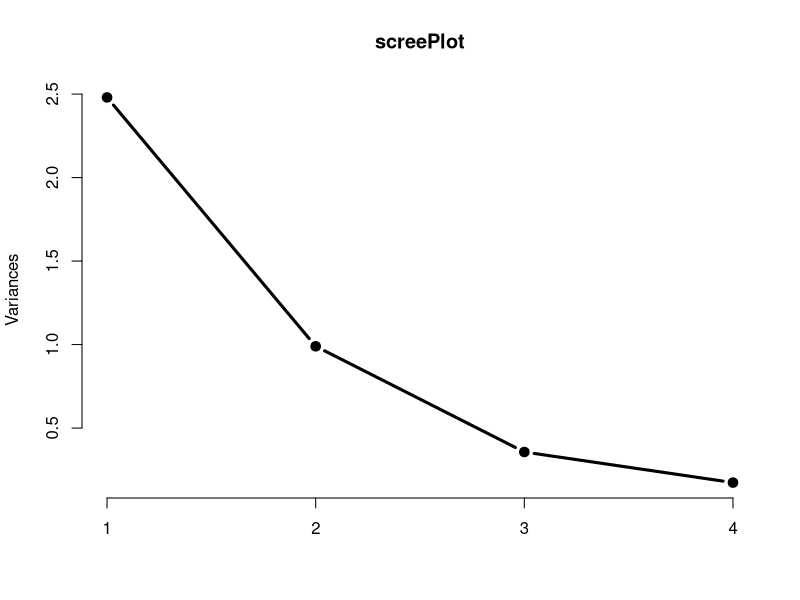
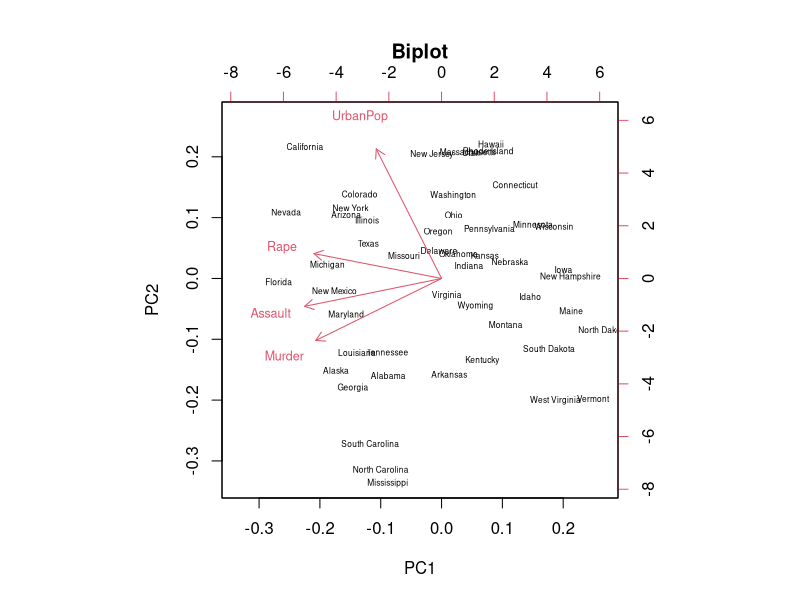
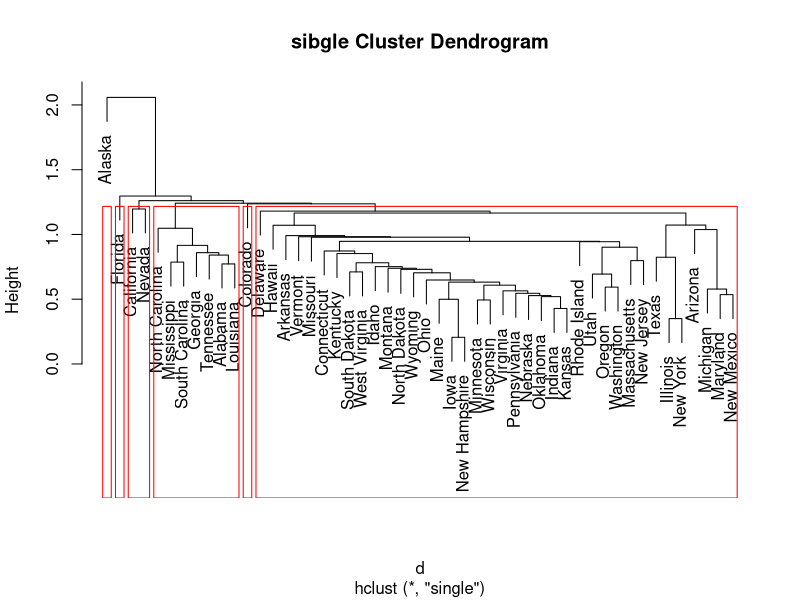
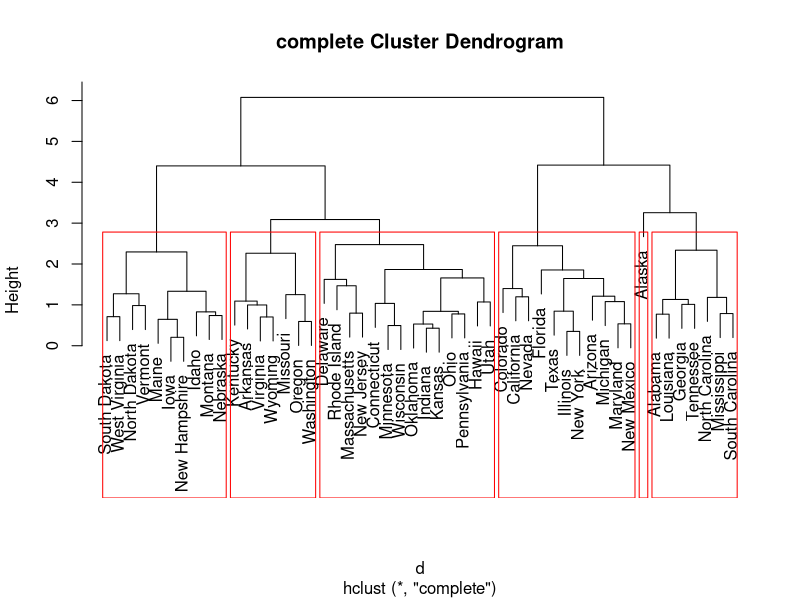
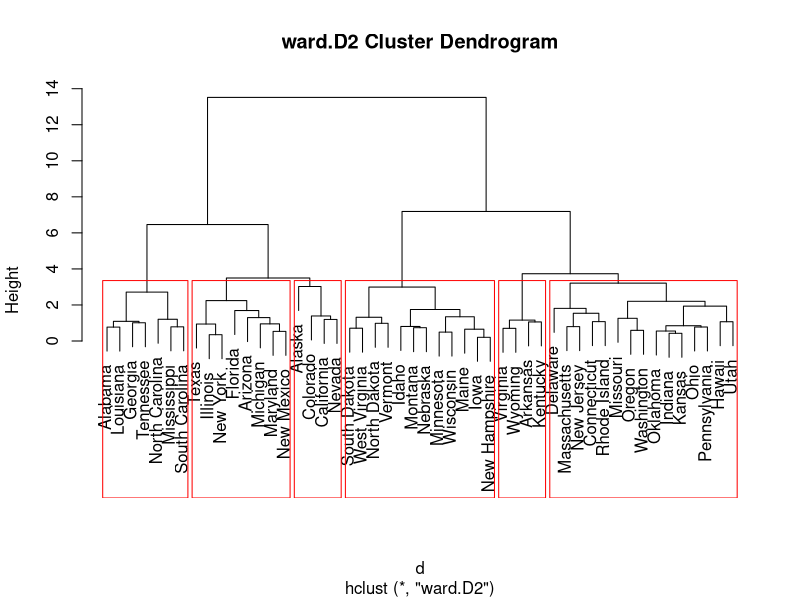
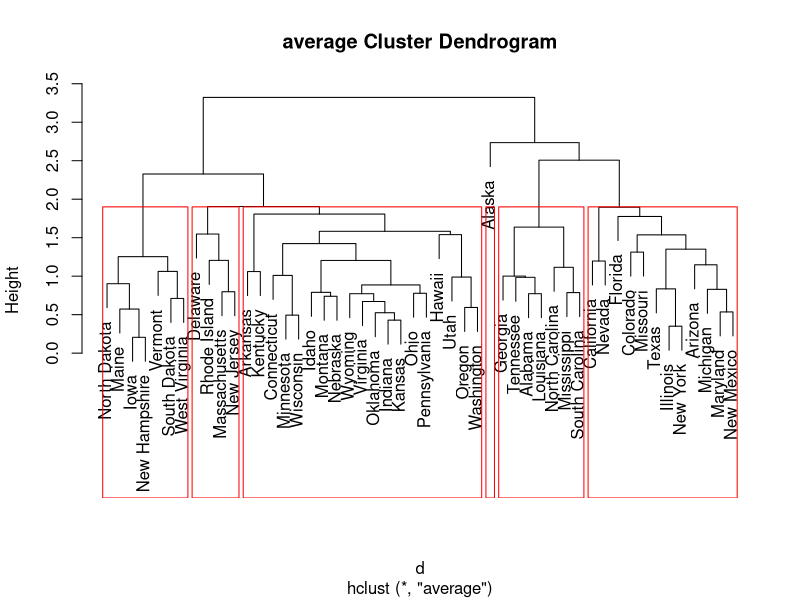

Recreate these plots in R, in order. (Note: this script raises an error after producing the figures.)
data(USArrests)
z<-data.frame(scale(USArrests))
#주성분 분석
p<-prcomp(USArrests, scale. = T)
p
summary(p)
screeplot(p, type = 'l', pch = 19, lwd = 3, col = "black", main = "screePlot")
biplot(p, cex = c(0.5, 0.75),  main = "Biplot")


#군집분석
d<-dist(z, method = 'euclidean')

#최단연결법
f1<-hclust(d, method = 'single')
#코페네틱 계수구하기
install.packages('cluster')
library(cluster)
cop_f1<-cophenetic(f1)
# 코페네틱 계수와 거리와의 상관계수구하기
cor(cop_f1, d)
#결합계수
agnes(z, method = 'single')$ac
#3. 덴드로드그램 그리기
plot(f1, main='sibgle Cluster Dendrogram')
#4.6개의 그룹으로 나누기
group_k6<-(cutree(f1, k=6))
group_k6
rect.hclust(f1, k =6, border='red')




#최장거리 연결법
f2<-hclust(d, method = 'complete')
#코페네틱 계수구하기
install.packages('cluster')
library(cluster)
cop_f2<-cophenetic(f2)
# 코페네틱 계수와 거리와의 상관계수구하기
cor(cop_f2, d)
#결합계수
agnes(z, method = 'complete')$ac
#3. 덴드로드그램 그리기
plot(f2, main='complete Cluster Dendrogram')
#4.6개의 그룹으로 나누기
group_k6<-(cutree(f2, k=6))
group_k6
rect.hclust(f2, k =6, border='red')



#와드법
f3<-hclust(d, method = 'ward.D2')
#코페네틱 계수구하기
install.packages('cluster')
library(cluster)
cop_f3<-cophenetic(f3)
# 코페네틱 계수와 거리와의 상관계수구하기
cor(cop_f3, d)
#결합계수
agnes(z, method = 'ward')$ac
#3. 덴드로드그램 그리기
plot(f3, main='ward.D2 Cluster Dendrogram')
#4.6개의 그룹으로 나누기
group_k6<-(cutree(f3, k=6))
group_k6
rect.hclust(f3, k =6, border='red')




#평균거리
f4<-hclust(d, method = 'average')
#코페네틱 계수구하기
install.packages('cluster')
library(cluster)
cop_f4<-cophenetic(f4)
# 코페네틱 계수와 거리와의 상관계수구하기
cor(cop_f4, d)
#결합계수
agnes(z, method = 'average')$ac
#3. 덴드로드그램 그리기
plot(f4, main='average Cluster Dendrogram')
#4.6개의 그룹으로 나누기
group_k6<-(cutree(f4, k=6))
group_k6
rect.hclust(f4, k =6, border='red')


#중심 연결법
f5<-hclust(d, method ='centroid')
#코페네틱 계수구하기
install.packages('cluster')
library(cluster)
cop_f5<-cophenetic(f5)
# 코페네틱 계수와 거리와의 상관계수구하기
cor(cop_f5, d)
#결합계수
agnes(z, method = 'centroid')$ac


#주성분 분석
data(iris)
z<-iris[1:4]
p<-prcomp(z, scale. = T)
p
summary(p)
screeplot(p, type = 'l', pch = 19, lwd = 3, col = "black", main = "screePlot")
biplot(p, cex = c(0.5, 0.75),  main = "Biplot")


#군집분석
d<-dist(z, method = 'euclidean')

#최단연결법
f1<-hclust(d, method = 'single')
#코페네틱 계수구하기
install.packages('cluster')
library(cluster)
cop_f1<-cophenetic(f1)
# 코페네틱 계수와 거리와의 상관계수구하기
cor(cop_f1, d)
#결합계수
agnes(z, method = 'single')$ac
#3. 덴드로드그램 그리기
plot(f1, main='single Cluster Dendrogram')
#4.6개의 그룹으로 나누기
group_k6<-(cutree(f1, k=6))
group_k6
rect.hclust(f1, k =6, border='red')

#최장거리 연결법
f2<-hclust(d, method = 'complete')
#코페네틱 계수구하기
install.packages('cluster')
library(cluster)
cop_f2<-cophenetic(f2)
# 코페네틱 계수와 거리와의 상관계수구하기
cor(cop_f2, d)
#결합계수
agnes(z, method = 'complete')$ac


#와드법
f3<-hclust(d, method = 'ward.D2')
#코페네틱 계수구하기
install.packages('cluster')
library(cluster)
cop_f3<-cophenetic(f3)
# 코페네틱 계수와 거리와의 상관계수구하기
cor(cop_f3, d)
#결합계수
agnes(z, method = 'ward')$ac


#평균거리
f4<-hclust(d, method = 'average')
#코페네틱 계수구하기
install.packages('cluster')
library(cluster)
cop_f4<-cophenetic(f4)
# 코페네틱 계수와 거리와의 상관계수구하기
cor(cop_f4, d)
#결합계수
agnes(z, method = 'average')$ac


#중심 연결법
f5<-hclust(d, method ='centroid')
#코페네틱 계수구하기
install.packages('cluster')
library(cluster)
cop_f5<-cophenetic(f5)
# 코페네틱 계수와 거리와의 상관계수구하기
cor(cop_f5, d)
#결합계수
agnes(z, method = 'centroid')$ac

